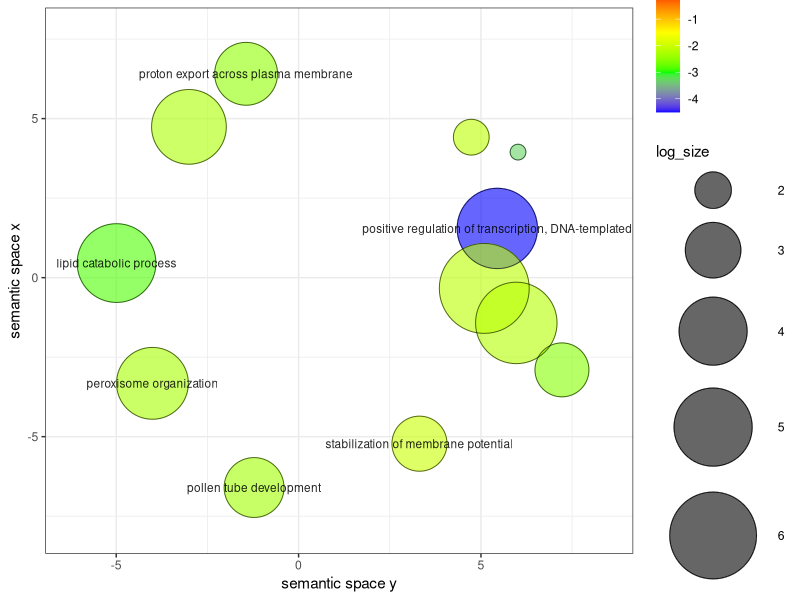

Here is the R script that generated this plot:
# A plotting R script produced by the Revigo server at http://revigo.irb.hr/
# If you found Revigo useful in your work, please cite the following reference:
# Supek F et al. "REVIGO summarizes and visualizes long lists of Gene Ontology
# terms" PLoS ONE 2011. doi:10.1371/journal.pone.0021800

# --------------------------------------------------------------------------
# If you don't have the ggplot2 package installed, uncomment the following line:
# install.packages( "ggplot2" );
library( ggplot2 );

# --------------------------------------------------------------------------
# If you don't have the scales package installed, uncomment the following line:
# install.packages( "scales" );
library( scales );

# --------------------------------------------------------------------------
# Here is your data from Revigo. Scroll down for plot configuration options.

revigo.names <- c("term_ID","description","frequency","plot_X","plot_Y","log_size","value","uniqueness","dispensability");
revigo.data <- rbind(c("GO:0016042","lipid catabolic process",0.472402764599779,-4.99158615904186,0.458640500946925,5.0570076983771,-2.85387196432176,1,0),
c("GO:0045893","positive regulation of transcription, DNA-templated",0.718592772874886,5.44818576653135,1.5473355229454,5.23917680803066,-4.50863830616573,0.666357779402151,0),
c("GO:0048868","pollen tube development",0.00841845208695167,-1.2205130255493,-6.59875868912598,3.30813737863804,-2.35892268667463,1,0),
c("GO:0120029","proton export across plasma membrane",0.0144588571769003,-1.43916365487658,6.40869565473601,3.54294984881418,-2.48798303050387,0.962904695847844,0),
c("GO:0007031","peroxisome organization",0.0916252393479445,-4.00698885197284,-3.32230522120869,4.34472621793986,-2.30016227413275,0.994431447135932,0.00687786),
c("GO:0030322","stabilization of membrane potential",0.00378250332450142,3.31431071160128,-5.21996670762548,2.96094619573383,-2.03039773515146,0.863738536719825,0.14725665),
c("GO:0009862","systemic acquired resistance, salicylic acid mediated signaling pathway",0.00316934834966438,7.22068477742847,-2.89971344630976,2.8842287696326,-2.55346283292636,0.819979825274306,0.16928872),
c("GO:0006612","protein targeting to membrane",0.177446221130033,-3.00605419026277,4.74118067082352,4.63176835384286,-2.28133226468379,0.962193827167619,0.18533521),
c("GO:0007166","cell surface receptor signaling pathway",0.944867673284846,5.96940173038311,-1.42335798706668,5.35806435411338,-2.20697834015402,0.757450668715225,0.32475835),
c("GO:0080151","positive regulation of salicylic acid mediated signaling pathway",0.000169860499785934,6.01599124261866,3.94703162485813,1.6232492903979,-3.31247103878537,0.788357074749628,0.42523503),
c("GO:1900057","positive regulation of leaf senescence",0.00038115038976356,4.73450837125552,4.41606768367453,1.96848294855394,-2.12801864615663,0.788788928155452,0.43394081),
c("GO:0006355","regulation of transcription, DNA-templated",9.89271279398399,5.0907950302554,-0.338290623925806,6.37800704179638,-2.15015080439474,0.721557842926762,0.57511113));

one.data <- data.frame(revigo.data);
names(one.data) <- revigo.names;
one.data <- one.data [(one.data$plot_X != "null" & one.data$plot_Y != "null"), ];
one.data$plot_X <- as.numeric( as.character(one.data$plot_X) );
one.data$plot_Y <- as.numeric( as.character(one.data$plot_Y) );
one.data$log_size <- as.numeric( as.character(one.data$log_size) );
one.data$value <- as.numeric( as.character(one.data$value) );
one.data$frequency <- as.numeric( as.character(one.data$frequency) );
one.data$uniqueness <- as.numeric( as.character(one.data$uniqueness) );
one.data$dispensability <- as.numeric( as.character(one.data$dispensability) );
#head(one.data);


# --------------------------------------------------------------------------
# Names of the axes, sizes of the numbers and letters, names of the columns,
# etc. can be changed below

p1 <- ggplot( data = one.data );
p1 <- p1 + geom_point( aes( plot_X, plot_Y, colour = value, size = log_size), alpha = I(0.6) );
p1 <- p1 + scale_colour_gradientn( colours = c("blue", "green", "yellow", "red"), limits = c( min(one.data$value), 0) );
p1 <- p1 + geom_point( aes(plot_X, plot_Y, size = log_size), shape = 21, fill = "transparent", colour = I (alpha ("black", 0.6) ));
p1 <- p1 + scale_size( range=c(5, 30)) + theme_bw(); # + scale_fill_gradientn(colours = heat_hcl(7), limits = c(-300, 0) );
ex <- one.data [ one.data$dispensability < 0.15, ];
p1 <- p1 + geom_text( data = ex, aes(plot_X, plot_Y, label = description), colour = I(alpha("black", 0.85)), size = 3 );
p1 <- p1 + labs (y = "semantic space x", x = "semantic space y");
p1 <- p1 + theme(legend.key = element_blank()) ;
one.x_range = max(one.data$plot_X) - min(one.data$plot_X);
one.y_range = max(one.data$plot_Y) - min(one.data$plot_Y);
p1 <- p1 + xlim(min(one.data$plot_X)-one.x_range/10,max(one.data$plot_X)+one.x_range/10);
p1 <- p1 + ylim(min(one.data$plot_Y)-one.y_range/10,max(one.data$plot_Y)+one.y_range/10);


# --------------------------------------------------------------------------
# Output the plot to screen

p1;

# Uncomment the line below to also save the plot to a file.
# The file type depends on the extension (default=pdf).

# ggsave("/path_to_your_file/revigo-plot.pdf");

